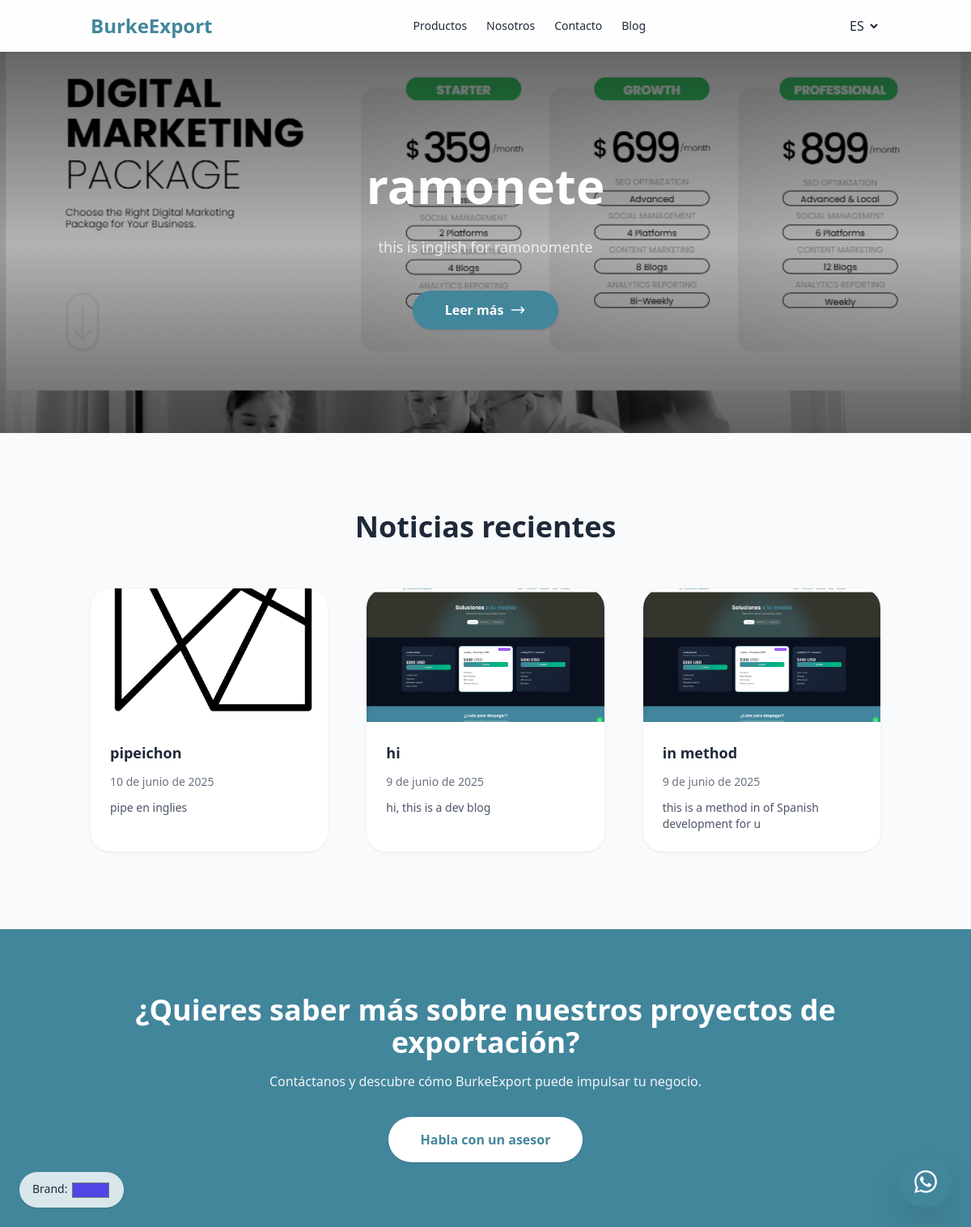
The page /blog/ on the database as committed earlier.
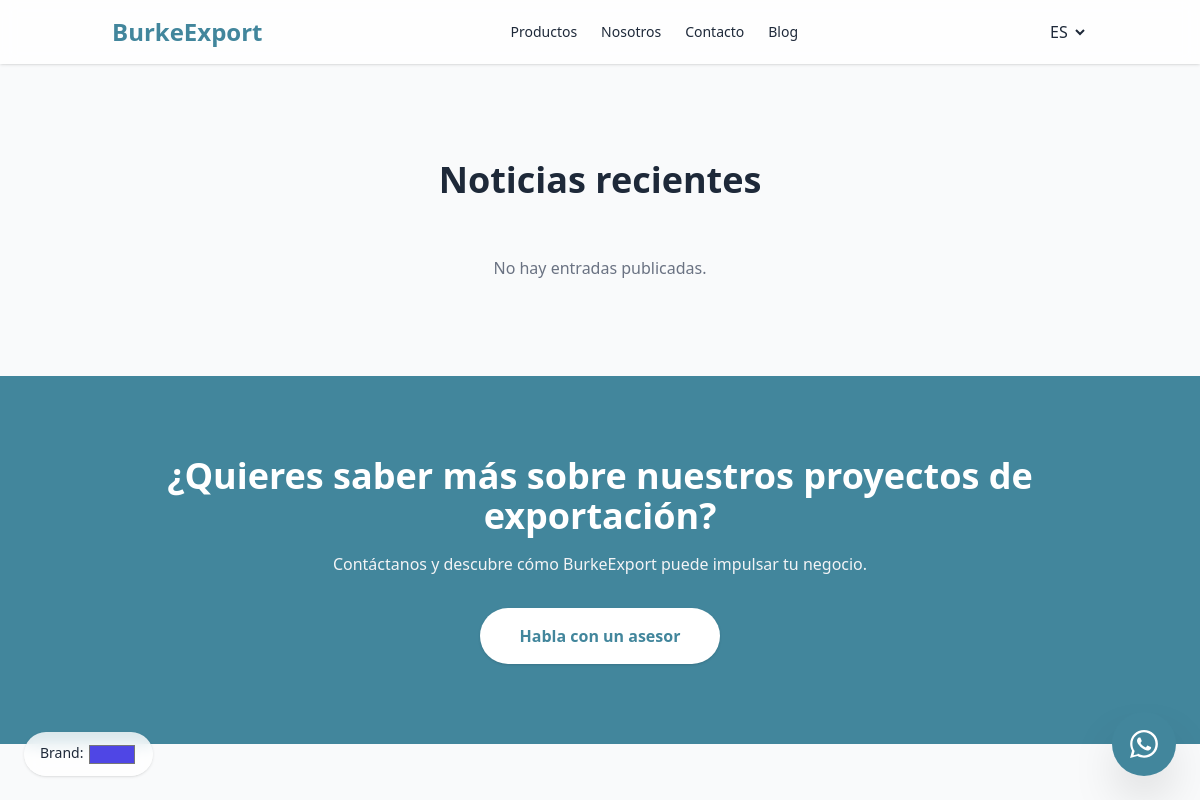
The same page on the database as committed later.
### core/models.py (models this page shows, shortened)
class EntradaBlog(models.Model):
    titulo    = models.CharField(max_length=200)
    contenido = models.TextField()
    imagen    = models.ImageField(upload_to='blog/')
    fecha     = models.DateField(auto_now_add=True)
    class Meta:
        verbose_name = "Entrada de Blog"
        verbose_name_plural = "Entradas de Blog"

### core/views.py (the view)
# urls.py: path('blog/',      views.blog_lista,  name='blog_lista'),
def blog_lista(request):
    posts = EntradaBlog.objects.order_by("-fecha")
    return render(request, "core/blog_lista.html", {"posts": posts})

### templates/core/blog_lista.html (shortened to what this page needs)
{% extends "core/base.html" %}
{% load i18n static %}
{% block content %}
{% with posts|first as featured %}
  {% if featured %}
    <section class="relative isolate overflow-hidden">
      <img
        src="{{ featured.imagen.url }}"
        alt="{{ featured.titulo }}"
        class="absolute inset-0 h-full w-full object-cover object-center"
      >
      <div class="absolute inset-0 bg-gradient-to-b from-black/60 via-black/30 to-black/60"></div>
      <div class="container relative z-10 mx-auto px-6 py-24 text-center text-white md:py-32">
        <h1 class="max-w-3xl mx-auto text-4xl font-extrabold md:text-5xl lg:text-6xl leading-tight">
          {{ featured.titulo }}
        </h1>
        <p class="mt-6 max-w-2xl mx-auto text-lg text-white/80 line-clamp-3">
          {{ featured.extracto|default:featured.contenido|striptags|truncatewords:30 }}
        </p>
        <a
          href="{% url 'blog_detalle' featured.pk %}"
          class="mt-10 inline-flex items-center gap-2 rounded-full bg-[var(--brand)] px-10 py-3 font-semibold text-white shadow hover:opacity-90 active:scale-95"
        >
          {% trans "Leer más" %}
          <svg xmlns="http://www.w3.org/2000/svg" class="h-5 w-5" fill="none" viewBox="0 0 24 24" stroke="currentColor">
            <path stroke-linecap="round" stroke-linejoin="round" stroke-width="2"
                  d="M17 8l4 4m0 0l-4 4m4-4H3"/>
          </svg>
        </a>
      </div>
    </section>
  {% endif %}
{% endwith %}
<section class="container mx-auto px-6 py-24">
  <h2 class="text-center text-3xl md:text-4xl font-bold mb-14">
    {% trans "Noticias recientes" %}
  </h2>
  {% if posts %}
    <div class="grid gap-12 md:grid-cols-2 lg:grid-cols-3">
      {% for p in posts|slice:"1:" %}
        <article
          class="group relative overflow-hidden rounded-3xl bg-white shadow ring-1 ring-gray-100 transition hover:-translate-y-1 hover:shadow-lg"
        >
          <a href="{% url 'blog_detalle' p.pk %}" class="block">
            <div class="aspect-video overflow-hidden">
              <img src="{{ p.imagen.url }}"
                   alt="{{ p.titulo }}"
                   class="h-full w-full object-cover transition duration-300 group-hover:scale-105">
            </div>
            <div class="p-6 space-y-3">
              <h3 class="text-lg font-semibold text-gray-800 group-hover:text-[var(--brand)] transition">
                {{ p.titulo }}
              </h3>
              <p class="text-sm text-gray-500">{{ p.fecha|date:"DATE_FORMAT" }}</p>
              <p class="line-clamp-2 text-sm text-gray-600">
                {{ p.extracto|default:p.contenido|striptags|truncatewords:18 }}
              </p>
            </div>
          </a>
        </article>
      {% empty %}
        <p class="col-span-full text-center text-gray-500">
          {% trans "No hay entradas publicadas." %}
        </p>
      {% endfor %}
    </div>
  {% else %}
    <p class="text-center text-gray-500">
      {% trans "No hay entradas publicadas." %}
    </p>
  {% endif %}
</section>
<section class="relative overflow-hidden bg-[var(--brand)] py-20 text-white">
  <div class="absolute inset-0 -z-10 bg-[radial-gradient(#ffffff11_1px,transparent_1px)] [background-size:36px_36px]"></div>
  <div class="container mx-auto px-6 text-center">
    <h3 class="text-3xl md:text-4xl font-bold mb-4">
      {% trans "¿Quieres saber más sobre nuestros proyectos de exportación?" %}
    </h3>
    <p class="mx-auto max-w-2xl mb-8 text-gray-100">
      {% trans "Contáctanos y descubre cómo BurkeExport puede impulsar tu negocio." %}
    </p>
    <a href="{% url 'contacto' %}"
       class="inline-block rounded-full bg-white px-10 py-4 font-semibold text-[var(--brand)] shadow hover:opacity-90 transition">
      {% trans "Habla con un asesor" %}
    </a>
  </div>
</section>
{% endblock %}

Rows that differ between the two databases and show on the page:
removed EntradaBlog: imagen (picture), titulo "ramonete", extracto "this is inglish for ramonomente"
removed EntradaBlog: imagen (picture), titulo "pipeichon", fecha "10 de junio de 2025", extracto "pipe en inglies"
removed EntradaBlog: imagen (picture), titulo "hi", fecha "9 de junio de 2025", extracto "hi, this is a dev blog"
removed EntradaBlog: imagen (picture), titulo "in method", fecha "9 de junio de 2025", extracto "this is a method in of Spanish development for u"
Other text that changed with them:
text no longer shown: "Leer más"
text now shown: "No hay entradas publicadas."
